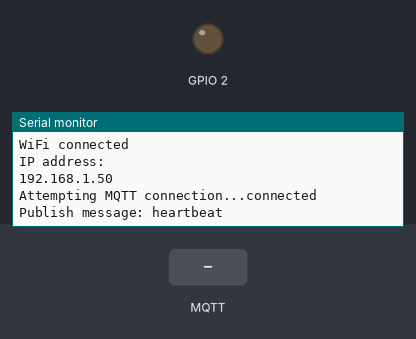
A sketch run on a simulated ESP8266 (NodeMCU). Parts: output pins drawn as LEDs (lit = HIGH), the last lines printed to the serial monitor. Inputs (shaded band) come from the test bench. WiFi joins after 1.5 s; servers stay silent unless stated; random numbers use the default seed unless the sketch sets one; no MQTT or app messages arrive unless stated.

Above: at 2.7 s.
2.8 s: MQTT message "nodemcu/heartbeat" arrives on the first subscribed topic
At 3.8 s:
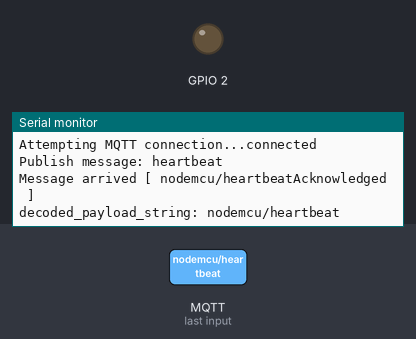
4.3 s: MQTT message "1" arrives on the first subscribed topic
At 4.9 s:
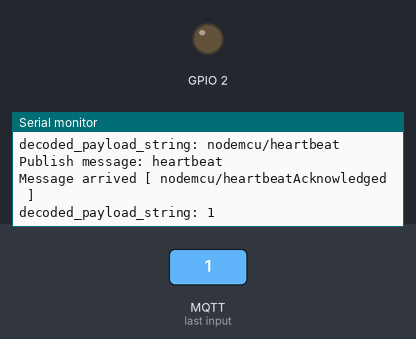
5.8 s: MQTT message "on" arrives on the first subscribed topic
At 6.2 s:
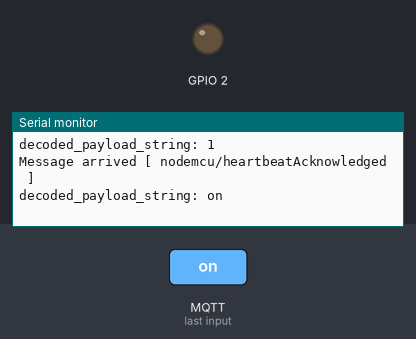

The sketch:

mqttPahoSubClientWorking.ino
```cpp
/*
 Basic ESP8266 MQTT example
 This sketch demonstrates the capabilities of the pubsub library in combination
 with the ESP8266 board/library.
 It connects to an MQTT server then:
  - publishes "hello world" to the topic "outTopic" every two seconds
  - subscribes to the topic "inTopic", printing out any messages
    it receives. NB - it assumes the received payloads are strings not binary
  - If the first character of the topic "inTopic" is an 1, switch ON the ESP Led,
    else switch it off
 It will reconnect to the server if the connection is lost using a blocking
 reconnect function. See the 'mqtt_reconnect_nonblocking' example for how to
 achieve the same result without blocking the main loop.
 To install the ESP8266 board, (using Arduino 1.6.4+):
  - Add the following 3rd party board manager under "File -> Preferences -> Additional Boards Manager URLs":
       http://arduino.esp8266.com/stable/package_esp8266com_index.json
  - Open the "Tools -> Board -> Board Manager" and click install for the ESP8266"
  - Select your ESP8266 in "Tools -> Board"
*/

#include <ESP8266WiFi.h>
#include <PubSubClient.h>

// Update these with values suitable for your network.

const char* ssid = "Moody";
const char* password = "PASSWORD";
//const char* mqtt_server = "broker.mqtt-dashboard.com";
//const char* mqtt_server = "192.168.1.213";
//const char* mqtt_server = "192.168.1.143";
//IPAddress mqtt_server = (192, 168, 1, 143);//MQTT server IP
IPAddress mqtt_server(192, 168, 1, 213);//MQTT server IP

WiFiClient espClient;
PubSubClient client(espClient);
unsigned long lastMsg = 0;
#define MSG_BUFFER_SIZE  (50)
char msg[MSG_BUFFER_SIZE];
int value = 0;

void setup_wifi() {

  delay(10);
  // We start by connecting to a WiFi network
  Serial.println();
  Serial.print("Connecting to ");
  Serial.println(ssid);

  WiFi.mode(WIFI_STA);
  WiFi.begin(ssid, password);

  while (WiFi.status() != WL_CONNECTED) {
    delay(500);
    Serial.print(".");
  }

  randomSeed(micros());

  Serial.println("");
  Serial.println("WiFi connected");
  Serial.println("IP address: ");
  Serial.println(WiFi.localIP());
}

String buildStringFromBytesObject(byte* bytesArray, unsigned int length){
  String constructedString = "";
  for (int i = 0; i < length; i++) {
    constructedString += (char)bytesArray[i];
  }
  return constructedString;
}

void callback(char* topic, byte* payload, unsigned int length) {
  Serial.print("Message arrived [ ");
  Serial.print(topic);
  Serial.println(" ]");

  String decoded_payload_string = buildStringFromBytesObject(payload, length); // payload is originally a bytes object
  Serial.print("decoded_payload_string: ");
  Serial.println(decoded_payload_string);
  if (topic == "nodemcu/heartbeat")
  {
    Serial.println("topic is: nodemcu/heartbeat");
    if (decoded_payload_string == "heartbeatAcknowledged"){
      Serial.println("our heartbeat was acknowledged");
    }
  }

  //for (int i = 0; i < length; i++) {
  //  Serial.print((char)payload[i]);
  //}
  Serial.println();

  // Switch on the LED if an 1 was received as first character
  if ((char)payload[0] == '1') {
    //digitalWrite(BUILTIN_LED, LOW);   // Turn the LED on (Note that LOW is the voltage level
    delay(500);
    // but actually the LED is on; this is because
    // it is active low on the ESP-01)
  } else {
    //digitalWrite(BUILTIN_LED, HIGH);  // Turn the LED off by making the voltage HIGH
    delay(500);
  }

}

void reconnect() {
  // Loop until we're reconnected
  while (!client.connected()) {
    Serial.print("Attempting MQTT connection...");
    // Create a random client ID
    String clientId = "ESP8266Client-";
    clientId += String(random(0xffff), HEX);
    // Attempt to connect
    if (client.connect(clientId.c_str())) {
      Serial.println("connected");
      // Once connected, publish an announcement...
      client.publish("outTopic", "hello world");
      // ... and resubscribe
      client.subscribe("nodemcu/heartbeatAcknowledged");
    } else {
      Serial.print("failed, rc=");
      Serial.print(client.state());
      Serial.println(" try again in 5 seconds");
      // Wait 5 seconds before retrying
      delay(5000);
    }
  }
}

void setup() {
  pinMode(BUILTIN_LED, OUTPUT);     // Initialize the BUILTIN_LED pin as an output
  Serial.begin(115200);
  setup_wifi();

  client.setServer(mqtt_server, 1883);
  //client.setServer(server, 1883);
  client.setCallback(callback);
}

void loop() {

  if (!client.connected()) {
    reconnect();
  }
  client.loop();

  unsigned long now = millis();
  if (now - lastMsg > 2000) {
    lastMsg = now;
    ++value;
    snprintf (msg, MSG_BUFFER_SIZE, "hello world #%ld", value);
    snprintf (msg, MSG_BUFFER_SIZE, "heartbeat");
    Serial.print("Publish message: ");
    Serial.println(msg);
    client.publish("nodemcu/heartbeat", "heartbeat");
  }
}
```

Measured:
- after the input at 2.8 s, the serial monitor: prints a new line at once (image 1)
- after the input at 4.3 s, the serial monitor: prints a new line at once (image 2)
- after the input at 5.8 s, the serial monitor: prints a new line at once (image 3)
